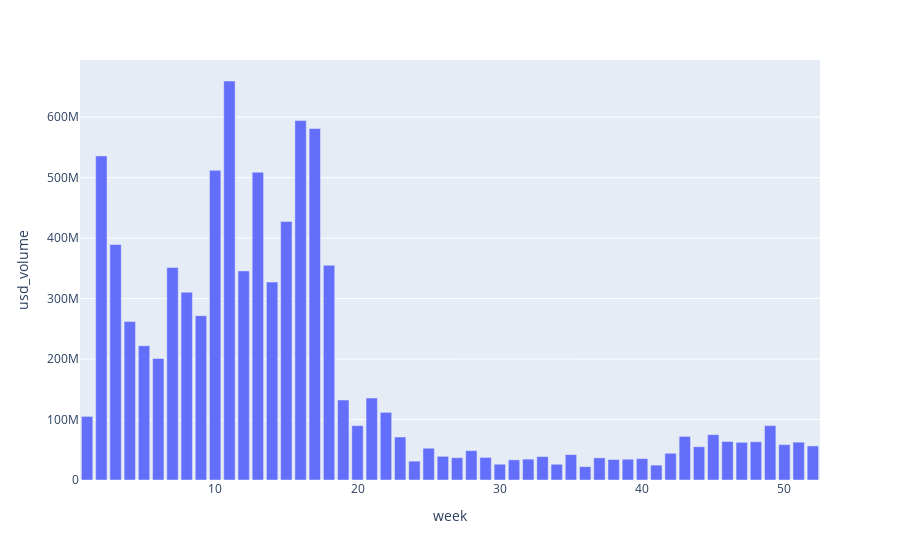

The code cell stored with this chart in its notebook:
### Code cell
fig = px.bar(data_frame=week_df.to_pandas(), x="week", y="usd_volume")
fig.show()

### Figure 1 — Plotly figure (JSON) as saved in the notebook; plotly's stock layout.template omitted (floating-point values rounded to 4 significant figures)
{"data": [{"alignmentgroup": "True", "hovertemplate": "week=%{x}<br>usd_volume=%{y}<extra></extra>", "legendgroup": "", "marker": {"color": "#636efa", "pattern": {"shape": ""}}, "name": "", "offsetgroup": "", "orientation": "v", "showlegend": false, "textposition": "auto", "type": "bar", "x": [1, 2, 3, 4, 5, 6, 7, 8, 9, 10, 11, 12, 13, 14, 15, 16, 17, 18, 19, 20, 21, 22, 23, 24, 25, 26, 27, 28, 29, 30, 31, 32, 33, 34, 35, 36, 37, 38, 39, 40, 41, 42, 43, 44, 45, 46, 47, 48, 49, 50, 51, 52], "xaxis": "x", "y": [105200000.0, 536000000.0, 389500000.0, 262100000.0, 221900000.0, 200900000.0, 351400000.0, 310700000.0, 271700000.0, 512200000.0, 659800000.0, 345800000.0, 509000000.0, 327300000.0, 427400000.0, 594400000.0, 581300000.0, 355100000.0, 132300000.0, 89900000.0, 135600000.0, 111900000.0, 71130000.0, 31180000.0, 52500000.0, 39140000.0, 36890000.0, 48590000.0, 37380000.0, 26090000.0, 33340000.0, 34550000.0, 38750000.0, 26030000.0, 42020000.0, 22100000.0, 36610000.0, 33850000.0, 34350000.0, 35300000.0, 24660000.0, 44180000.0, 72130000.0, 54980000.0, 75030000.0, 63720000.0, 62290000.0, 63170000.0, 89910000.0, 58450000.0, 62600000.0, 56320000.0], "yaxis": "y"}], "layout": {"autosize": true, "barmode": "relative", "legend": {"tracegroupgap": 0}, "margin": {"t": 60}, "xaxis": {"anchor": "y", "autorange": true, "domain": [0, 1], "range": [0.5, 52.5], "title": {"text": "week"}, "type": "linear"}, "yaxis": {"anchor": "x", "autorange": true, "domain": [0, 1], "range": [0, 694500000.0], "title": {"text": "usd_volume"}, "type": "linear"}}}
